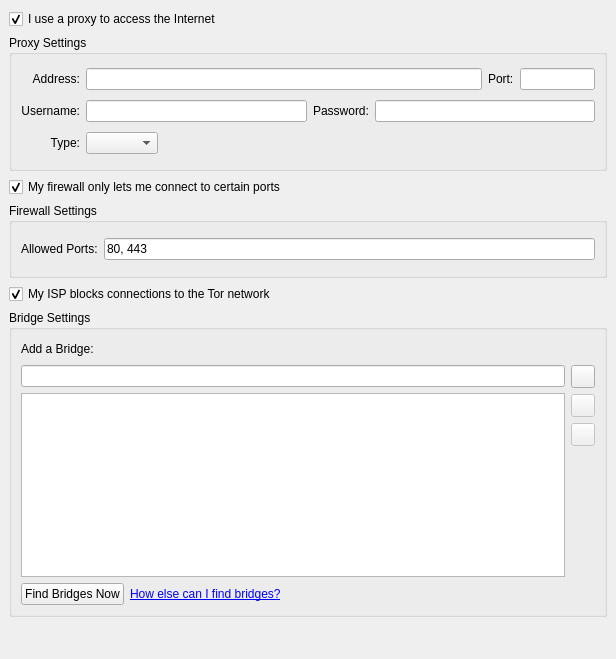
<?xml version="1.0" encoding="UTF-8"?>
<ui version="4.0">
 <class>NetworkPage</class>
 <widget class="QWidget" name="NetworkPage">
  <property name="geometry">
   <rect>
    <x>0</x>
    <y>0</y>
    <width>616</width>
    <height>659</height>
   </rect>
  </property>
  <property name="contextMenuPolicy">
   <enum>Qt::NoContextMenu</enum>
  </property>
  <layout class="QVBoxLayout">
   <property name="spacing">
    <number>6</number>
   </property>
   <property name="margin">
    <number>9</number>
   </property>
   <item>
    <widget class="QCheckBox" name="chkUseProxy">
     <property name="toolTip">
      <string>Check if your local network requires a proxy to access the Internet</string>
     </property>
     <property name="text">
      <string>I use a proxy to access the Internet</string>
     </property>
     <property name="checked">
      <bool>true</bool>
     </property>
    </widget>
   </item>
   <item>
    <widget class="QGroupBox" name="grpProxySettings">
     <property name="sizePolicy">
      <sizepolicy hsizetype="Preferred" vsizetype="Minimum">
       <horstretch>0</horstretch>
       <verstretch>0</verstretch>
      </sizepolicy>
     </property>
     <property name="minimumSize">
      <size>
       <width>0</width>
       <height>136</height>
      </size>
     </property>
     <property name="maximumSize">
      <size>
       <width>16777215</width>
       <height>136</height>
      </size>
     </property>
     <property name="title">
      <string>Proxy Settings</string>
     </property>
     <layout class="QGridLayout">
      <property name="margin">
       <number>9</number>
      </property>
      <property name="spacing">
       <number>6</number>
      </property>
      <item row="0" column="0">
       <widget class="QLabel" name="lblProxyAddress">
        <property name="text">
         <string>Address:</string>
        </property>
        <property name="alignment">
         <set>Qt::AlignRight|Qt::AlignTrailing|Qt::AlignVCenter</set>
        </property>
       </widget>
      </item>
      <item row="0" column="1" colspan="2">
       <layout class="QHBoxLayout">
        <property name="spacing">
         <number>6</number>
        </property>
        <property name="margin">
         <number>0</number>
        </property>
        <item>
         <widget class="QLineEdit" name="lineProxyAddress"/>
        </item>
        <item>
         <widget class="QLabel" name="lblProxyPort">
          <property name="text">
           <string>Port:</string>
          </property>
         </widget>
        </item>
        <item>
         <widget class="QLineEdit" name="lineProxyPort">
          <property name="maximumSize">
           <size>
            <width>75</width>
            <height>16777215</height>
           </size>
          </property>
          <property name="maxLength">
           <number>5</number>
          </property>
         </widget>
        </item>
       </layout>
      </item>
      <item row="1" column="0">
       <widget class="QLabel" name="lblProxyUsername">
        <property name="text">
         <string>Username:</string>
        </property>
        <property name="alignment">
         <set>Qt::AlignRight|Qt::AlignTrailing|Qt::AlignVCenter</set>
        </property>
       </widget>
      </item>
      <item row="1" column="1" colspan="2">
       <layout class="QHBoxLayout">
        <property name="spacing">
         <number>6</number>
        </property>
        <property name="margin">
         <number>0</number>
        </property>
        <item>
         <widget class="QLineEdit" name="lineProxyUsername"/>
        </item>
        <item>
         <widget class="QLabel" name="lblProxyPassword">
          <property name="text">
           <string>Password:</string>
          </property>
         </widget>
        </item>
        <item>
         <widget class="QLineEdit" name="lineProxyPassword">
          <property name="echoMode">
           <enum>QLineEdit::Password</enum>
          </property>
         </widget>
        </item>
       </layout>
      </item>
      <item row="1" column="2">
       <spacer>
        <property name="orientation">
         <enum>Qt::Horizontal</enum>
        </property>
        <property name="sizeHint" >
         <size>
          <width>40</width>
          <height>20</height>
         </size>
        </property>
       </spacer>
      </item>
      <item row="2" column="0">
       <widget class="QLabel" name="lblProxyType">
        <property name="text">
         <string>Type:</string>
        </property>
        <property name="alignment">
         <set>Qt::AlignRight|Qt::AlignTrailing|Qt::AlignVCenter</set>
        </property>
       </widget>
      </item>
      <item row="2" column="1">
       <widget class="QComboBox" name="cmboProxyType"/>
      </item>
     </layout>
    </widget>
   </item>
   <item>
    <widget class="QCheckBox" name="chkFascistFirewall">
     <property name="contextMenuPolicy">
      <enum>Qt::NoContextMenu</enum>
     </property>
     <property name="toolTip">
      <string>Check to only connect to relays using ports allowed by your firewall</string>
     </property>
     <property name="text">
      <string>My firewall only lets me connect to certain ports</string>
     </property>
     <property name="checked">
      <bool>true</bool>
     </property>
    </widget>
   </item>
   <item>
    <widget class="QGroupBox" name="grpFirewallSettings">
     <property name="sizePolicy">
      <sizepolicy hsizetype="Preferred" vsizetype="Minimum">
       <horstretch>0</horstretch>
       <verstretch>0</verstretch>
      </sizepolicy>
     </property>
     <property name="minimumSize">
      <size>
       <width>0</width>
       <height>75</height>
      </size>
     </property>
     <property name="title">
      <string>Firewall Settings</string>
     </property>
     <layout class="QHBoxLayout">
      <property name="spacing">
       <number>6</number>
      </property>
      <property name="margin">
       <number>9</number>
      </property>
      <item>
       <widget class="QLabel" name="lblReachablePorts">
        <property name="text">
         <string>Allowed Ports:</string>
        </property>
       </widget>
      </item>
      <item>
       <widget class="QLineEdit" name="lineReachablePorts">
        <property name="inputMask">
         <string/>
        </property>
        <property name="text">
         <string>80, 443</string>
        </property>
       </widget>
      </item>
     </layout>
    </widget>
   </item>
   <item>
    <widget class="QCheckBox" name="chkUseBridges">
     <property name="toolTip">
      <string>Check to encrypt directory requests and, optionally, use bridge relays to access the Tor network</string>
     </property>
     <property name="text">
      <string>My ISP blocks connections to the Tor network</string>
     </property>
     <property name="checked">
      <bool>true</bool>
     </property>
    </widget>
   </item>
   <item>
    <widget class="QGroupBox" name="grpBridgeSettings">
     <property name="sizePolicy">
      <sizepolicy hsizetype="Preferred" vsizetype="Preferred">
       <horstretch>0</horstretch>
       <verstretch>0</verstretch>
      </sizepolicy>
     </property>
     <property name="minimumSize">
      <size>
       <width>0</width>
       <height>200</height>
      </size>
     </property>
     <property name="title">
      <string>Bridge Settings</string>
     </property>
     <layout class="QVBoxLayout">
      <property name="spacing">
       <number>6</number>
      </property>
      <property name="margin">
       <number>9</number>
      </property>
      <item>
       <layout class="QHBoxLayout">
        <property name="spacing">
         <number>6</number>
        </property>
        <property name="margin">
         <number>0</number>
        </property>
        <item>
         <widget class="QLabel" name="lblAddBridge">
          <property name="text">
           <string>Add a Bridge:</string>
          </property>
         </widget>
        </item>
        <item>
         <spacer>
          <property name="orientation">
           <enum>Qt::Horizontal</enum>
          </property>
          <property name="sizeHint" >
           <size>
            <width>40</width>
            <height>20</height>
           </size>
          </property>
         </spacer>
        </item>
       </layout>
      </item>
      <item>
       <layout class="QHBoxLayout">
        <property name="spacing">
         <number>6</number>
        </property>
        <property name="margin">
         <number>0</number>
        </property>
        <item>
         <layout class="QVBoxLayout">
          <property name="spacing">
           <number>6</number>
          </property>
          <property name="margin">
           <number>0</number>
          </property>
          <item>
           <widget class="QLineEdit" name="lineBridge">
            <property name="maxLength">
             <number>100</number>
            </property>
           </widget>
          </item>
          <item>
           <widget class="QListWidget" name="listBridges">
            <property name="contextMenuPolicy">
             <enum>Qt::CustomContextMenu</enum>
            </property>
            <property name="selectionMode">
             <enum>QAbstractItemView::ExtendedSelection</enum>
            </property>
           </widget>
          </item>
         </layout>
        </item>
        <item>
         <layout class="QVBoxLayout">
          <property name="spacing">
           <number>6</number>
          </property>
          <property name="margin">
           <number>0</number>
          </property>
          <item>
           <widget class="QToolButton" name="btnAddBridge">
            <property name="text">
             <string/>
            </property>
            <property name="icon">
             <iconset resource="../res/vidalia.qrc">
              <normaloff>:/images/22x22/list-add.png</normaloff>:/images/22x22/list-add.png</iconset>
            </property>
           </widget>
          </item>
          <item>
           <widget class="QToolButton" name="btnRemoveBridge">
            <property name="enabled">
             <bool>false</bool>
            </property>
            <property name="toolTip">
             <string>Remove the selected bridges from the list</string>
            </property>
            <property name="text">
             <string/>
            </property>
            <property name="icon">
             <iconset resource="../res/vidalia.qrc">
              <normaloff>:/images/22x22/list-remove.png</normaloff>:/images/22x22/list-remove.png</iconset>
            </property>
           </widget>
          </item>
          <item>
           <widget class="QToolButton" name="btnCopyBridge">
            <property name="enabled">
             <bool>false</bool>
            </property>
            <property name="toolTip">
             <string>Copy the selected bridges to the clipboard</string>
            </property>
            <property name="text">
             <string/>
            </property>
            <property name="icon">
             <iconset resource="../res/vidalia.qrc">
              <normaloff>:/images/22x22/edit-copy.png</normaloff>:/images/22x22/edit-copy.png</iconset>
            </property>
           </widget>
          </item>
          <item>
           <spacer>
            <property name="orientation">
             <enum>Qt::Vertical</enum>
            </property>
            <property name="sizeHint" >
             <size>
              <width>20</width>
              <height>40</height>
             </size>
            </property>
           </spacer>
          </item>
         </layout>
        </item>
       </layout>
      </item>
      <item>
       <layout class="QHBoxLayout" name="horizontalLayout_3">
        <item>
         <widget class="QPushButton" name="btnFindBridges">
          <property name="text">
           <string>Find Bridges Now</string>
          </property>
         </widget>
        </item>
        <item>
         <widget class="QLabel" name="lblHelpFindBridges">
          <property name="cursor">
           <cursorShape>PointingHandCursor</cursorShape>
          </property>
          <property name="text">
           <string>&lt;a href=&quot;bridges.finding&quot;&gt;How else can I find bridges?&lt;/a&gt;</string>
          </property>
         </widget>
        </item>
        <item>
         <spacer name="horizontalSpacer">
          <property name="orientation">
           <enum>Qt::Horizontal</enum>
          </property>
          <property name="sizeHint" >
           <size>
            <width>40</width>
            <height>20</height>
           </size>
          </property>
         </spacer>
        </item>
       </layout>
      </item>
     </layout>
    </widget>
   </item>
   <item>
    <spacer>
     <property name="orientation">
      <enum>Qt::Vertical</enum>
     </property>
     <property name="sizeHint" >
      <size>
       <width>20</width>
       <height>40</height>
      </size>
     </property>
    </spacer>
   </item>
  </layout>
 </widget>
 <tabstops>
  <tabstop>chkUseProxy</tabstop>
  <tabstop>lineProxyAddress</tabstop>
  <tabstop>lineProxyPort</tabstop>
  <tabstop>lineProxyUsername</tabstop>
  <tabstop>lineProxyPassword</tabstop>
  <tabstop>chkFascistFirewall</tabstop>
  <tabstop>lineReachablePorts</tabstop>
  <tabstop>chkUseBridges</tabstop>
  <tabstop>lineBridge</tabstop>
  <tabstop>btnAddBridge</tabstop>
  <tabstop>btnRemoveBridge</tabstop>
  <tabstop>btnCopyBridge</tabstop>
  <tabstop>listBridges</tabstop>
 </tabstops>
 <resources>
  <include location="../res/vidalia.qrc"/>
 </resources>
 <connections>
  <connection>
   <sender>chkFascistFirewall</sender>
   <signal>toggled(bool)</signal>
   <receiver>grpFirewallSettings</receiver>
   <slot>setVisible(bool)</slot>
   <hints>
    <hint type="sourcelabel">
     <x>222</x>
     <y>21</y>
    </hint>
    <hint type="destinationlabel">
     <x>222</x>
     <y>82</y>
    </hint>
   </hints>
  </connection>
  <connection>
   <sender>chkUseProxy</sender>
   <signal>toggled(bool)</signal>
   <receiver>grpProxySettings</receiver>
   <slot>setVisible(bool)</slot>
   <hints>
    <hint type="sourcelabel">
     <x>222</x>
     <y>143</y>
    </hint>
    <hint type="destinationlabel">
     <x>222</x>
     <y>216</y>
    </hint>
   </hints>
  </connection>
  <connection>
   <sender>chkUseBridges</sender>
   <signal>toggled(bool)</signal>
   <receiver>grpBridgeSettings</receiver>
   <slot>setVisible(bool)</slot>
   <hints>
    <hint type="sourcelabel">
     <x>283</x>
     <y>302</y>
    </hint>
    <hint type="destinationlabel">
     <x>283</x>
     <y>419</y>
    </hint>
   </hints>
  </connection>
 </connections>
</ui>
